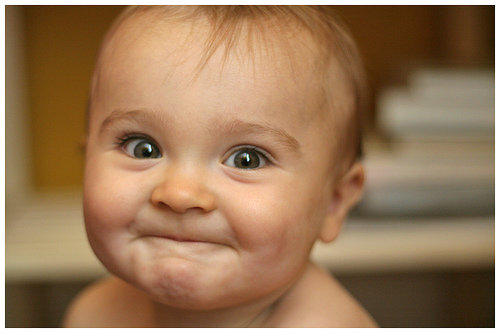
#> input picture python/assets/images/smile.jpg, 500 x 333 px
$ python subplot.py   (Python 2 division)
#> lines starting #> are read from the running program, lines starting #| are printed output that depends on the picture
### python/subplots/read_images.py
import cv2

"""
    This function read an image
"""
def readi(path, typer = "color"):
#> called with path = '../assets/images/smile.jpg', typer = 'gray'
    if typer == "color":
        return cv2.imread(path, 1)
    elif typer == "gray":
        return cv2.imread(path, 0)
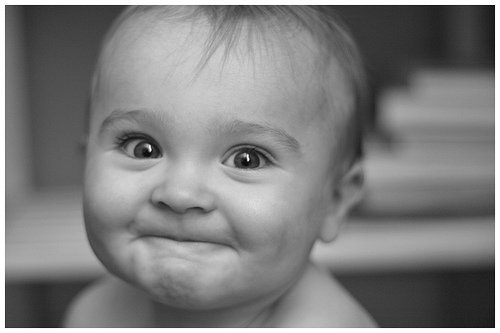
#> returned value: shape (333, 500); min 0, max 255, mean 126.5


"""
    Show image for a certain time
    time -> miliseconds
    0 is an execption
"""
def time_show_image(time = 0):
    #0 means, show the image indefenetely until any keypress
    #25 means, show the image for 25 miliseconds
    if time == 0:
        print("\n\tPlease, press any key for finish the program")
    cv2.waitKey(time)

"""
    Close windows and de-allocate memory asociated with it.
"""
def close_windows():
    cv2.destroyAllWindows()


# [10 lines that do not run on import are left out]

### python/subplots/subplot.py
from read_images import *
from matplotlib import pyplot as plt

def sub(img):
    dimy, dimx = img.shape[1], img.shape[0]
#> dimy = 500; dimx = 333


    plt.subplot(2,2,1), plt.imshow(img[0:dimx/2, 0:dimy/2], cmap=plt.cm.gray), plt.title('Imagen')
    plt.subplot(2,2,2), plt.imshow(img[dimx/2:, 0:dimy/2], cmap=plt.cm.gray), plt.title('Imagen')
    plt.subplot(2,2,3), plt.imshow(img[0:dimx/2, dimy/2:], cmap=plt.cm.gray), plt.title('Imagen')
    plt.subplot(2,2,4), plt.imshow(img[dimx/2:, dimy/2:], cmap=plt.cm.gray), plt.title('Imagen')

    plt.show()
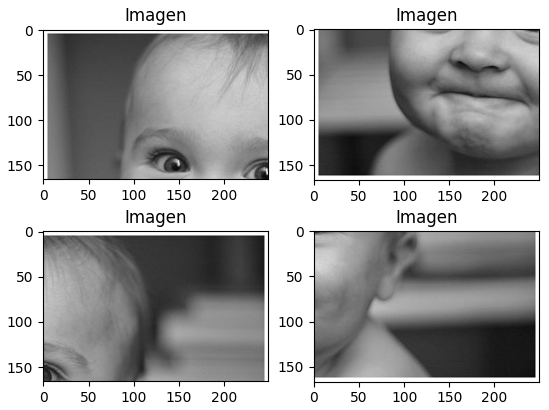
#> figure drawn by matplotlib, 4 panels


if __name__ == "__main__":

    img = readi("../assets/images/smile.jpg", "gray")
    cv2.imshow("Color Image", img)

    sub(img)

    time_show_image()
    close_windows()
